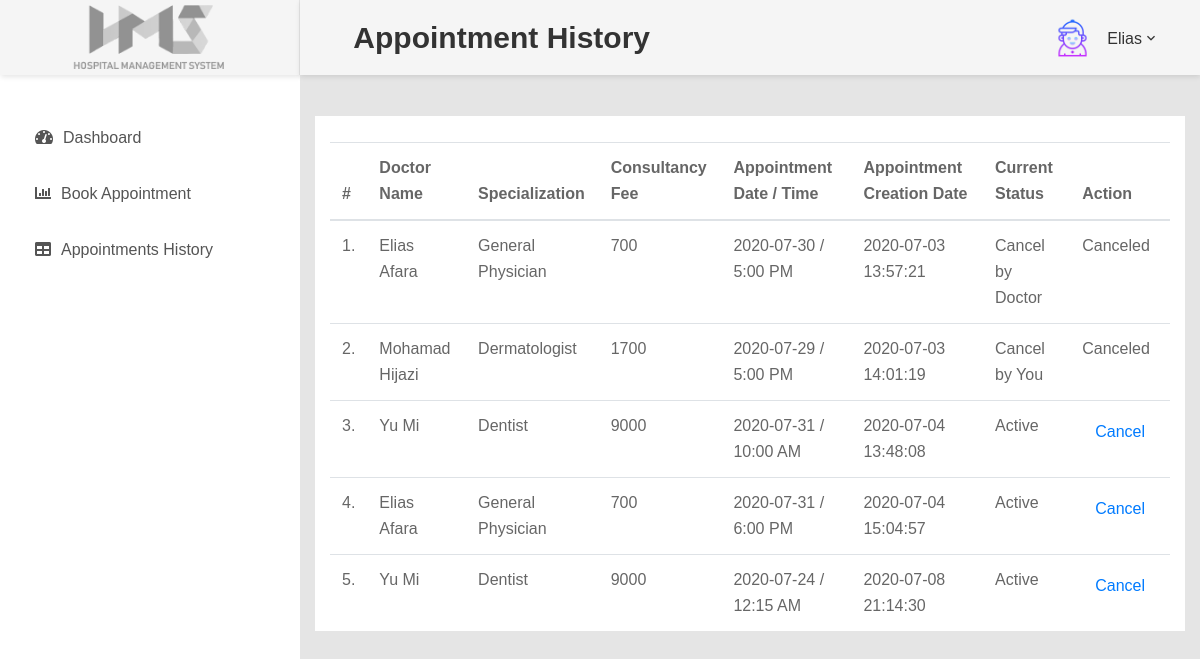
Page /HMS/appointment-history.php (signed in) on the committed database.
### tables this page shows
CREATE TABLE IF NOT EXISTS `users` (
  `id` int(11) NOT NULL AUTO_INCREMENT,
  `fullName` varchar(2555) DEFAULT NULL,
  `address` longtext,
  `city` varchar(255) DEFAULT NULL,
  `gender` varchar(255) DEFAULT NULL,
  `email` varchar(255) DEFAULT NULL,
  `password` varchar(255) DEFAULT NULL,
  `regDate` timestamp NULL DEFAULT CURRENT_TIMESTAMP,
  `updationDate` timestamp NULL DEFAULT NULL ON UPDATE CURRENT_TIMESTAMP,
  PRIMARY KEY (`id`)
);

CREATE TABLE IF NOT EXISTS `appointment` (
  `id` int(11) NOT NULL AUTO_INCREMENT,
  `doctorSpecialization` varchar(255) DEFAULT NULL,
  `doctorId` int(11) DEFAULT NULL,
  `userId` int(11) DEFAULT NULL,
  `consultancyFees` int(11) DEFAULT NULL,
  `appointmentDate` varchar(255) DEFAULT NULL,
  `appointmentTime` varchar(255) DEFAULT NULL,
  `postingDate` timestamp NULL DEFAULT CURRENT_TIMESTAMP,
  `userStatus` int(11) DEFAULT NULL,
  `doctorStatus` int(11) DEFAULT NULL,
  `updationDate` timestamp NULL DEFAULT NULL ON UPDATE CURRENT_TIMESTAMP,
  PRIMARY KEY (`id`),
  KEY `userId` (`userId`),
  KEY `doctorId` (`doctorId`),
  KEY `doctorSpecialization` (`doctorSpecialization`)
);

CREATE TABLE IF NOT EXISTS `doctors` (
  `id` int(11) NOT NULL AUTO_INCREMENT,
  `specilization` varchar(255) DEFAULT NULL,
  `doctorName` varchar(255) DEFAULT NULL,
  `address` longtext,
  `docFees` varchar(255) DEFAULT NULL,
  `contactno` bigint(11) DEFAULT NULL,
  `docEmail` varchar(255) DEFAULT NULL,
  `password` varchar(255) DEFAULT NULL,
  `creationDate` timestamp NULL DEFAULT CURRENT_TIMESTAMP,
  `updationDate` timestamp NULL DEFAULT NULL ON UPDATE CURRENT_TIMESTAMP,
  PRIMARY KEY (`id`)
);

### HMS/appointment-history.php (the view, shortened to what this page needs)
<?php
include('include/config.php');
?>
<!DOCTYPE html>
<html lang="en">
<head>
    <link href="../css/font-face.css" rel="stylesheet" media="all">
    <link href="vendor/font-awesome-4.7/css/font-awesome.min.css" rel="stylesheet" media="all">
    <link href="vendor/font-awesome-5/css/fontawesome-all.min.css" rel="stylesheet" media="all">
    <link href="vendor/mdi-font/css/material-design-iconic-font.min.css" rel="stylesheet" media="all">
    <link href="vendor/animsition/animsition.min.css" rel="stylesheet" media="all">
    <link href="vendor/bootstrap-4.1/bootstrap.min.css" rel="stylesheet" media="all">
    <link href="../css/theme.css" rel="stylesheet" media="all">
</head>
<body class="animsition">
<div class="page-wrapper">
    <aside class="menu-sidebar d-none d-lg-block">
        <div class="logo">
            <a href="#">
                <img src="../images/icon/hms.png" alt="HMS" />
            </a>
        </div>
        <?php include('include/sidebar.php');?>
    </aside>
    <div class="page-container">
        <header class="header-desktop">
            <div class="section__content section__content--p30">
                <div class="container-fluid">
                    <div class="header-wrap">
                        <h2>&nbsp;Appointment History</h2>
                        <?php include('include/header.php');?>
                        <div class="main-content" >
                            <div class="wrap-content container" id="container">
                                <div class="container-fluid container-fullw bg-white">
                                    <div class="row">
                                        <div class="col-md-12">
                                            <br>
                                            <table class="table table-hover" id="sample-table-1">
                                                <thead>
                                                <tr>
                                                    <th class="center">#</th>
                                                    <th class="hidden-xs">Doctor Name</th>
                                                    <th>Specialization</th>
                                                    <th>Consultancy Fee</th>
                                                    <th>Appointment Date / Time </th>
                                                    <th>Appointment Creation Date  </th>
                                                    <th>Current Status</th>
                                                    <th>Action</th>
                                                </tr>
                                                </thead>
                                                <tbody>
                                                <?php
                                                $sql=mysqli_query($con,"select doctors.doctorName as docname,appointment.*  from appointment join doctors on doctors.id=appointment.doctorId where appointment.userId='".$_SESSION['id']."'");
                                                $cnt=1;
                                                while($row=mysqli_fetch_array($sql))
                                                {
                                                    ?>
                                                    <tr>
                                                        <td class="center"><?php echo $cnt;?>.</td>
                                                        <td class="hidden-xs"><?php echo $row['docname'];?></td>
                                                        <td><?php echo $row['doctorSpecialization'];?></td>
                                                        <td><?php echo $row['consultancyFees'];?></td>
                                                        <td><?php echo $row['appointmentDate'];?> / <?php echo
                                                            $row['appointmentTime'];?>
                                                        </td>
                                                        <td><?php echo $row['postingDate'];?></td>
                                                        <td>
                                                            <?php if(($row['userStatus']==1) && ($row['doctorStatus']==1))
                                                            {
                                                                echo "Active";
                                                            }
                                                            if(($row['userStatus']==0) && ($row['doctorStatus']==1))
                                                            {
                                                                echo "Cancel by You";
                                                            }
                                                            if(($row['userStatus']==1) && ($row['doctorStatus']==0))
                                                            {
                                                                echo "Cancel by Doctor";
                                                            }
                                                            ?></td>
                                                        <td >
                                                            <div class="visible-md visible-lg hidden-sm hidden-xs">
                                                                <?php if(($row['userStatus']==1) && ($row['doctorStatus']==1))
                                                                { ?>
                                                                    <a href="appointment-history.php?id=<?php echo $row['id']?>&cancel=update" onClick="return confirm('Are you sure you want to cancel this appointment ?')"class="btn btn-transparent btn-xs tooltips" title="Cancel Appointment" tooltip-placement="top" tooltip="Remove">Cancel</a>
                                                                <?php } else {
                                                                    echo "Canceled";
                                                                } ?>
                                                            </div>
                                                           </td>
                                                    </tr>
                                                    <?php
                                                    $cnt=$cnt+1;
                                                }?>
                                                </tbody>
                                            </table>
                                        </div>
                                    </div>
                                </div>
                            </div>
                        </div>
                    </div>
                </div>
</body>
</html>

### HMS/include/sidebar.php
<div class="menu-sidebar__content js-scrollbar1">
    <nav class="navbar-sidebar">
        <ul class="list-unstyled navbar__list">
            <li>
                <a class="js-arrow" href="dashboard.php">
                    <i class="fas fa-tachometer-alt"></i>Dashboard</a>
            </li>
            <li>
                <a href="book-appointment.php">
                    <i class="fas fa-chart-bar"></i>Book Appointment</a>
            </li>
            <li>
                <a href="appointment-history.php"><i class="fas fa-table"></i>Appointments History</a>
            </li>
        </ul>
    </nav>
</div>

### HMS/include/header.php (shortened to what this page needs)
                <div class="header-button">
                    <div class="account-wrap">
                        <div class="account-item clearfix js-item-menu">
                            <div class="image">
                                <img src="../images/icon/user.png" alt="Default User Picture" />
                            </div>
                            <div class="content">
                                <a class="js-acc-btn" href="#"><?php $query=mysqli_query($con,"select fullName from users where id='".$_SESSION['id']."'");
                                    while($row=mysqli_fetch_array($query))
                                    {
                                        echo $row['fullName'];
                                    }
                                    ?></a>
                            </div>
                        </div>
                    </div>
                </div>
            </div>
        </div>
    </div>
</header>

### rows in the picture
users: fullName "Elias"
appointment: doctorId.doctorName "Elias Afara", doctorSpecialization "General Physician", consultancyFees "700", appointmentDate "2020-07-30", appointmentTime "5:00 PM", postingDate "2020-07-03 13:57:21", userStatus "Cancel by Doctor"
appointment: doctorId.doctorName "Mohamad Hijazi", doctorSpecialization "Dermatologist", consultancyFees "1700", appointmentDate "2020-07-29", appointmentTime "5:00 PM", postingDate "2020-07-03 14:01:19", userStatus "Cancel by You"
appointment: doctorId.doctorName "Yu Mi", doctorSpecialization "Dentist", consultancyFees "9000", appointmentDate "2020-07-31", appointmentTime "10:00 AM", postingDate "2020-07-04 13:48:08", userStatus "Active"
appointment: doctorId.doctorName "Elias Afara", doctorSpecialization "General Physician", consultancyFees "700", appointmentDate "2020-07-31", appointmentTime "6:00 PM", postingDate "2020-07-04 15:04:57", userStatus "Active"
appointment: doctorId.doctorName "Yu Mi", doctorSpecialization "Dentist", consultancyFees "9000", appointmentDate "2020-07-24", appointmentTime "12:15 AM", postingDate "2020-07-08 21:14:30", userStatus "Active"
